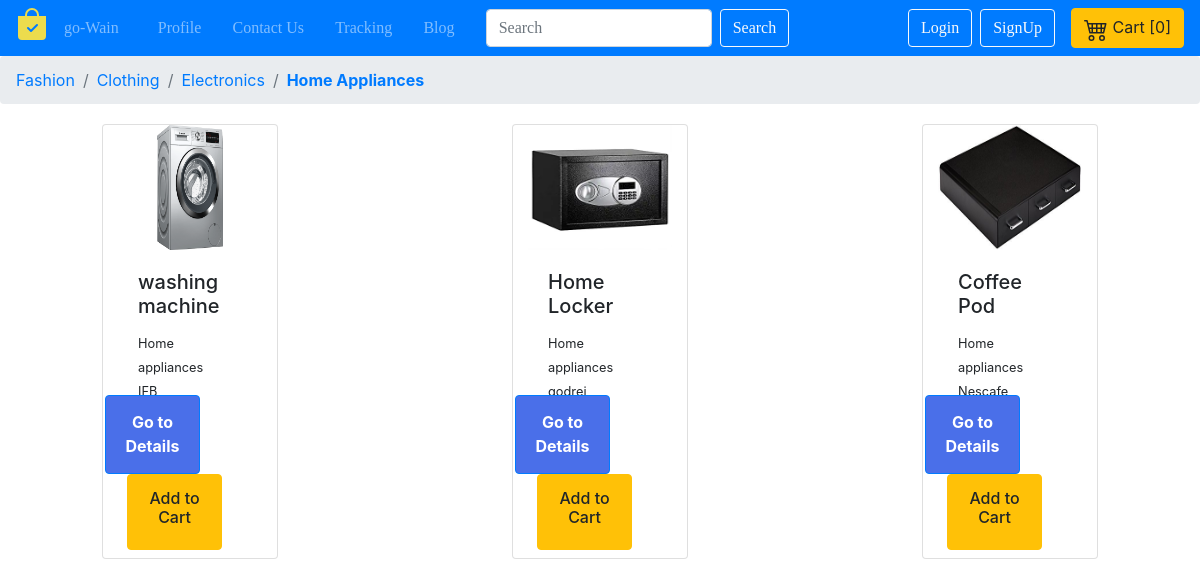
Page /home_appliances/ on the committed database.
### shop/models.py (models this page shows)
class Product(models.Model):
    objects = None
    product_name = models.CharField(max_length=50)
    category = models.CharField(max_length=50, default="")
    brand_name = models.CharField(max_length=50, default="")
    price = models.IntegerField(default=0)
    image = models.ImageField(upload_to="shop/images", default="")
    def __str__(self):
        return self.product_name

### shop/views.py (the view)
# urls.py: path('home_appliances/', views.home_appliances, name='home_appliances'),
def home_appliances(request):
    category4 = Product.objects.filter(category="Home appliances")
    print(category4)
    for i in category4:
        print(i.id)
    hi = {"hello": category4}
    return render(request, 'home_appliances.html', hi)

### templates/home_appliances.html (shortened to what this page needs)
{% extends 'basic.html' %}
{% block body %}
<nav aria-label="breadcrumb">
  <ol class="breadcrumb">
    <li class="breadcrumb-item"><a href="{% url 'shop:fashion' %}">Fashion</a></li>
    <li class="breadcrumb-item"><a href="{% url 'shop:clothing' %}">Clothing</a></li>
    <li class="breadcrumb-item"><a href="{% url 'shop:electronics' %}">Electronics</a></li>
    <li class="breadcrumb-item"><a href="{% url 'shop:home_appliances' %}"><b>Home Appliances</b></a></li>
  </ol>
</nav>
<div class="row-md-1">
  <div class="row" id="row">
    {% for i in hello %}
    <div class="card container mt-1" style="width: 11rem;height:11.5cm;" id="card">
      <img src='/media/{{i.image}}' class="card-img-top" style="height:125px" alt="...">
      <div class="card-body">
        <h5 class="card-title" id="prnamecart{{i.id}}">{{i.product_name}}</h5>
        <p class="card-text"><small>{{i.category}} <br>{{i.brand_name}}</small></p>
        <p class="card-text">₹<span id="prnamepricecart{{i.id}}">{{i.price}}</span></p>
      </div>
      <div class="row">
        <div style=padding-left:2px; class="col-sm-5">
          <a href="/product/{{i.id}}"><button style=height:2.1cm;width:95px;background-color:rgb(74,111,233);
              id="{{i.id}}" class="btn btn-primary">
              <b>Go to Details</b>
            </button></a>
        </div>
        <span id="spancart{{i.id}}" class="spancart">
          <button style=height:2cm;width:95px; id="cart{{i.id}}"
            class="btn btn-warning btn-outline-black ml-4 mb-2 cart">
            <h6>Add to Cart</h6>
          </button>
        </span>
      </div>
    </div>
    {% endfor %}
    <br><br><br>
  </div>
</div>
{% endblock body %}

### rows in the picture
Product: image (picture), product_name "washing machine", category "Home appliances", brand_name "IFB"
Product: image (picture), product_name "Home Locker", category "Home appliances", brand_name "godrej"
Product: image (picture), product_name "Coffee Pod", category "Home appliances", brand_name "Nescafe"
